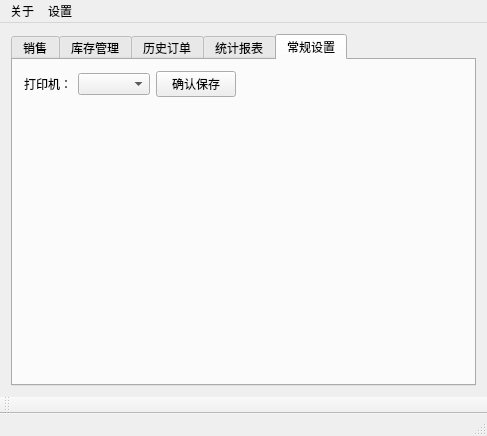
<?xml version="1.0" encoding="UTF-8"?>
<ui version="4.0">
 <class>MainWindow</class>
 <widget class="QMainWindow" name="MainWindow">
  <property name="geometry">
   <rect>
    <x>0</x>
    <y>0</y>
    <width>485</width>
    <height>393</height>
   </rect>
  </property>
  <property name="windowTitle">
   <string>MainWindow</string>
  </property>
  <widget class="QWidget" name="centralWidget">
   <layout class="QHBoxLayout" name="horizontalLayout">
    <item>
     <widget class="QTabWidget" name="tabWidget">
      <property name="currentIndex">
       <number>4</number>
      </property>
      <widget class="QWidget" name="tab">
       <attribute name="title">
        <string>销售</string>
       </attribute>
       <layout class="QVBoxLayout" name="verticalLayout_4">
        <item>
         <widget class="QGroupBox" name="groupBox_3">
          <property name="title">
           <string>查询</string>
          </property>
          <layout class="QVBoxLayout" name="verticalLayout_2">
           <item>
            <layout class="QHBoxLayout" name="horizontalLayout_5">
             <item>
              <widget class="QLabel" name="label_3">
               <property name="text">
                <string>查询条件</string>
               </property>
              </widget>
             </item>
             <item>
              <widget class="QComboBox" name="comboBox_5">
               <item>
                <property name="text">
                 <string>药品名称</string>
                </property>
               </item>
               <item>
                <property name="text">
                 <string>药品编号</string>
                </property>
               </item>
              </widget>
             </item>
             <item>
              <widget class="QComboBox" name="comboBox_6">
               <item>
                <property name="text">
                 <string>包含like</string>
                </property>
               </item>
               <item>
                <property name="text">
                 <string>等于=</string>
                </property>
               </item>
               <item>
                <property name="text">
                 <string>小于&lt;</string>
                </property>
               </item>
               <item>
                <property name="text">
                 <string>大于&gt;</string>
                </property>
               </item>
              </widget>
             </item>
             <item>
              <widget class="QLineEdit" name="lineEdit_3">
               <property name="text">
                <string>板蓝根</string>
               </property>
              </widget>
             </item>
             <item>
              <widget class="QPushButton" name="pushButton_10">
               <property name="text">
                <string>search</string>
               </property>
              </widget>
             </item>
             <item>
              <widget class="QPushButton" name="pushButton_14">
               <property name="text">
                <string>添加</string>
               </property>
              </widget>
             </item>
             <item>
              <spacer name="horizontalSpacer_2">
               <property name="orientation">
                <enum>Qt::Horizontal</enum>
               </property>
               <property name="sizeHint" stdset="0">
                <size>
                 <width>40</width>
                 <height>20</height>
                </size>
               </property>
              </spacer>
             </item>
            </layout>
           </item>
           <item>
            <widget class="QTableWidget" name="tableWidget_3"/>
           </item>
          </layout>
         </widget>
        </item>
        <item>
         <widget class="QGroupBox" name="groupBox_4">
          <property name="title">
           <string>购物车</string>
          </property>
          <layout class="QVBoxLayout" name="verticalLayout_3">
           <item>
            <widget class="QTableWidget" name="tableWidget_4"/>
           </item>
           <item>
            <layout class="QHBoxLayout" name="horizontalLayout_6">
             <item>
              <spacer name="horizontalSpacer_3">
               <property name="orientation">
                <enum>Qt::Horizontal</enum>
               </property>
               <property name="sizeHint" stdset="0">
                <size>
                 <width>40</width>
                 <height>20</height>
                </size>
               </property>
              </spacer>
             </item>
             <item>
              <widget class="QPushButton" name="pushButton_12">
               <property name="text">
                <string>删除</string>
               </property>
              </widget>
             </item>
             <item>
              <widget class="QPushButton" name="pushButton_13">
               <property name="text">
                <string>清空购物车</string>
               </property>
              </widget>
             </item>
             <item>
              <widget class="QPushButton" name="pushButton_11">
               <property name="text">
                <string>确认购买</string>
               </property>
              </widget>
             </item>
            </layout>
           </item>
          </layout>
         </widget>
        </item>
       </layout>
      </widget>
      <widget class="QWidget" name="tab_2">
       <attribute name="title">
        <string>库存管理</string>
       </attribute>
       <layout class="QVBoxLayout" name="verticalLayout">
        <item>
         <widget class="QGroupBox" name="groupBox">
          <property name="title">
           <string>查询</string>
          </property>
          <layout class="QHBoxLayout" name="horizontalLayout_2">
           <item>
            <widget class="QLabel" name="label">
             <property name="text">
              <string>查询条件</string>
             </property>
            </widget>
           </item>
           <item>
            <widget class="QComboBox" name="comboBox"/>
           </item>
           <item>
            <widget class="QComboBox" name="comboBox_2"/>
           </item>
           <item>
            <widget class="QLineEdit" name="lineEdit"/>
           </item>
           <item>
            <widget class="QPushButton" name="pushButton">
             <property name="text">
              <string>search</string>
             </property>
            </widget>
           </item>
          </layout>
         </widget>
        </item>
        <item>
         <widget class="QTableWidget" name="tableWidget"/>
        </item>
        <item>
         <layout class="QHBoxLayout" name="horizontalLayout_4">
          <item>
           <spacer name="horizontalSpacer">
            <property name="orientation">
             <enum>Qt::Horizontal</enum>
            </property>
            <property name="sizeHint" stdset="0">
             <size>
              <width>40</width>
              <height>20</height>
             </size>
            </property>
           </spacer>
          </item>
          <item>
           <widget class="QPushButton" name="pushButton_2">
            <property name="text">
             <string>add</string>
            </property>
           </widget>
          </item>
          <item>
           <widget class="QPushButton" name="pushButton_3">
            <property name="text">
             <string>delete</string>
            </property>
           </widget>
          </item>
          <item>
           <widget class="QPushButton" name="pushButton_4">
            <property name="text">
             <string>modify</string>
            </property>
           </widget>
          </item>
          <item>
           <widget class="QPushButton" name="pushButton_9">
            <property name="text">
             <string>refresh</string>
            </property>
           </widget>
          </item>
         </layout>
        </item>
       </layout>
      </widget>
      <widget class="QWidget" name="tab_3">
       <attribute name="title">
        <string>历史订单</string>
       </attribute>
       <layout class="QVBoxLayout" name="verticalLayout_5">
        <item>
         <widget class="QGroupBox" name="groupBox_2">
          <property name="title">
           <string>查询</string>
          </property>
          <layout class="QHBoxLayout" name="horizontalLayout_3">
           <item>
            <widget class="QLabel" name="label_2">
             <property name="text">
              <string>查询条件</string>
             </property>
            </widget>
           </item>
           <item>
            <widget class="QComboBox" name="comboBox_3"/>
           </item>
           <item>
            <widget class="QComboBox" name="comboBox_4"/>
           </item>
           <item>
            <widget class="QLineEdit" name="lineEdit_2"/>
           </item>
           <item>
            <widget class="QPushButton" name="pushButton_5">
             <property name="text">
              <string>search</string>
             </property>
            </widget>
           </item>
          </layout>
         </widget>
        </item>
        <item>
         <widget class="QTableWidget" name="tableWidget_2"/>
        </item>
       </layout>
      </widget>
      <widget class="QWidget" name="tab_4">
       <attribute name="title">
        <string>统计报表</string>
       </attribute>
      </widget>
      <widget class="QWidget" name="tab_5">
       <attribute name="title">
        <string>常规设置</string>
       </attribute>
       <layout class="QVBoxLayout" name="verticalLayout_6">
        <item>
         <layout class="QHBoxLayout" name="horizontalLayout_7">
          <item>
           <widget class="QLabel" name="label_4">
            <property name="text">
             <string>打印机：</string>
            </property>
           </widget>
          </item>
          <item>
           <widget class="QComboBox" name="comboBox_7"/>
          </item>
          <item>
           <widget class="QPushButton" name="pushButton_6">
            <property name="text">
             <string>确认保存</string>
            </property>
           </widget>
          </item>
          <item>
           <spacer name="horizontalSpacer_4">
            <property name="orientation">
             <enum>Qt::Horizontal</enum>
            </property>
            <property name="sizeHint" stdset="0">
             <size>
              <width>40</width>
              <height>20</height>
             </size>
            </property>
           </spacer>
          </item>
         </layout>
        </item>
        <item>
         <spacer name="verticalSpacer">
          <property name="orientation">
           <enum>Qt::Vertical</enum>
          </property>
          <property name="sizeHint" stdset="0">
           <size>
            <width>20</width>
            <height>241</height>
           </size>
          </property>
         </spacer>
        </item>
       </layout>
      </widget>
     </widget>
    </item>
   </layout>
  </widget>
  <widget class="QMenuBar" name="menuBar">
   <property name="geometry">
    <rect>
     <x>0</x>
     <y>0</y>
     <width>485</width>
     <height>23</height>
    </rect>
   </property>
   <widget class="QMenu" name="menu">
    <property name="title">
     <string>关于</string>
    </property>
   </widget>
   <widget class="QMenu" name="menu_2">
    <property name="title">
     <string>设置</string>
    </property>
   </widget>
   <addaction name="menu"/>
   <addaction name="menu_2"/>
  </widget>
  <widget class="QToolBar" name="mainToolBar">
   <attribute name="toolBarArea">
    <enum>BottomToolBarArea</enum>
   </attribute>
   <attribute name="toolBarBreak">
    <bool>false</bool>
   </attribute>
  </widget>
  <widget class="QStatusBar" name="statusBar"/>
  <action name="actiondi">
   <property name="text">
    <string>di</string>
   </property>
  </action>
 </widget>
 <layoutdefault spacing="6" margin="11"/>
 <resources/>
 <connections/>
</ui>
